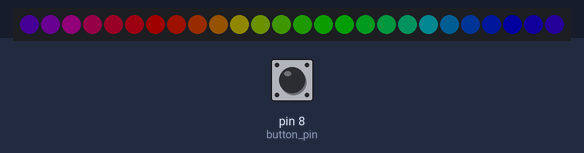
Bench run of a sketch on a simulated Arduino Uno, built with avr-gcc and run on an emulated ATmega328P. Shown: 26 RGB LEDs in strip order, left to right. The inputs (shaded band) are chosen by the test bench; at power-on: pin 8 (button_pin) HIGH. Dim RGB values are drawn brighter than linear; random numbers use the default seed unless the sketch sets one.

Above: at 1.26 s.
1.3 s: pin 8 (button_pin) pulled LOW for 0.15 s
2.0 s: pin 8 (button_pin) pulled LOW for 1 s
At 2.9 s:
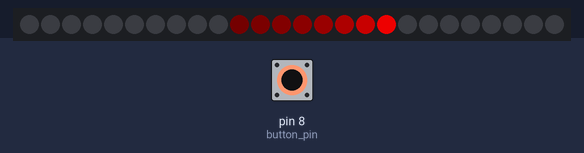
3.6 s: pin 8 (button_pin) pulled LOW for 0.15 s
4.3 s: pin 8 (button_pin) pulled LOW for 3.2 s
At 5.3 s:
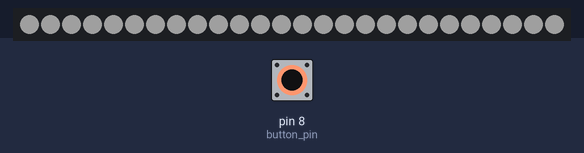
9.0 s: pin 8 (button_pin) pulsed LOW 2 times (0.12 s each, 0.3 s apart)
At 9.3 s:
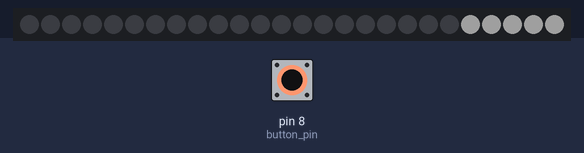
12.6 s: pin 8 (button_pin) pulled LOW for 0.15 s
At 13.6 s:
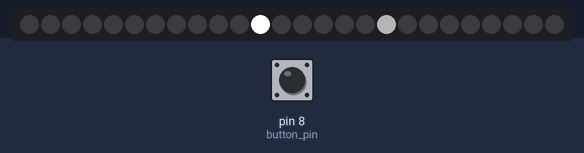

The sketch:

Helmet_Single.ino
```cpp
#include <Adafruit_NeoPixel.h>
#include <Bounce2.h>
#ifdef __AVR__
#include <avr/power.h>
#endif

/*****************/
/* Configuration */
/*****************/

// Pin the mode button is wired to
const uint8_t button_pin = 8;
// Pin LED strip is wired to
const uint8_t strip_pin = 10;
// Number of LEDs in strip
const uint16_t num_leds = 26;

// Pattern types supported:
enum  pattern { NONE, RAINBOW_CYCLE, THEATER_CHASE, COLOR_WIPE, SCANNER, FADE, TWINKLE };
// Patern directions supported:
enum  direction { FORWARD, REVERSE };

// NeoPattern Class - derived from the Adafruit_NeoPixel class
class NeoPatterns : public Adafruit_NeoPixel
{
  public:

    // Member Variables:
    pattern  ActivePattern;  // which pattern is running
    direction Direction;     // direction to run the pattern

    unsigned long Interval;   // milliseconds between updates
    unsigned long lastUpdate; // last update of position

    uint32_t Color1, Color2;  // What colors are in use
    uint16_t TotalSteps;  // total number of steps in the pattern
    uint16_t Index;  // current step within the pattern
    uint8_t Dim; // Amount to dim brightness (bit shift)

    void (*OnComplete)();  // Callback on completion of pattern

    // Constructor - calls base-class constructor to initialize strip
    NeoPatterns(uint16_t pixels, uint8_t pin, uint8_t type)
      : Adafruit_NeoPixel(pixels, pin, type)
    {
      OnComplete = NULL;
    }

    NeoPatterns(uint16_t pixels, uint8_t pin, uint8_t type, void (*callback)())
      : Adafruit_NeoPixel(pixels, pin, type)
    {
      OnComplete = callback;
    }

    // Update the pattern
    void Update()
    {
      if ((millis() - lastUpdate) > Interval) // time to update
      {
        lastUpdate = millis();
        switch (ActivePattern)
        {
          case RAINBOW_CYCLE:
            RainbowCycleUpdate();
            break;
          case THEATER_CHASE:
            TheaterChaseUpdate();
            break;
          case COLOR_WIPE:
            ColorWipeUpdate();
            break;
          case SCANNER:
            ScannerUpdate();
            break;
          case FADE:
            FadeUpdate();
            break;
          case TWINKLE:
            TwinkleUpdate();
            break;
          default:
            break;
        }
      }
    }

    // Increment the Index and reset at the end
    void Increment()
    {
      if (Direction == FORWARD)
      {
        Index++;
        if (Index >= TotalSteps)
        {
          Index = 0;
          if (OnComplete != NULL)
          {
            OnComplete(); // call the comlpetion callback
          }
        }
      }
      else // Direction == REVERSE
      {
        --Index;
        if (Index <= 0)
        {
          Index = TotalSteps - 1;
          if (OnComplete != NULL)
          {
            OnComplete(); // call the comlpetion callback
          }
        }
      }
    }

    // Initialize for a RainbowCycle
    void RainbowCycle(uint8_t interval, uint8_t dim = 0, direction dir = FORWARD)
    {
      ActivePattern = RAINBOW_CYCLE;
      Interval = interval;
      TotalSteps = 255;
      Index = 0;
      Direction = dir;
      Dim = dim;
    }

    // Update the Rainbow Cycle Pattern
    void RainbowCycleUpdate()
    {
      for (int i = 0; i < numPixels(); i++)
      {
        setPixelColor(i, DimColor(Wheel(((i * 256 / numPixels()) + Index) & 255), Dim));
      }
      show();
      Increment();
    }

    // Initialize for a ColorWipe
    void ColorWipe(uint32_t color, uint8_t interval, direction dir = FORWARD)
    {
      ActivePattern = COLOR_WIPE;
      Interval = interval;
      TotalSteps = numPixels();
      Color1 = color;
      Index = 0;
      Direction = dir;
    }

    // Update the Color Wipe Pattern
    void ColorWipeUpdate()
    {
      setPixelColor(Index, Color1);
      show();
      Increment();
    }

    // Initialize for a Theater Chase
    void TheaterChase(uint32_t color1, uint32_t color2, uint8_t interval, direction dir = FORWARD)
    {
      ActivePattern = THEATER_CHASE;
      Interval = interval;
      TotalSteps = numPixels();
      Color1 = color1;
      Color2 = color2;
      Index = 0;
      Direction = dir;
    }

    // Update the Theater Chase Pattern
    void TheaterChaseUpdate()
    {
      for (int i = 0; i < numPixels(); i++)
      {
        if ((i + Index) % 3 == 0)
        {
          setPixelColor(i, Color1);
        }
        else
        {
          setPixelColor(i, Color2);
        }
      }
      show();
      Increment();
    }

    // Initialize for a SCANNNER
    void Scanner(uint32_t color1, uint8_t interval)
    {
      ActivePattern = SCANNER;
      Interval = interval;
      TotalSteps = (numPixels() - 1) * 2;
      Color1 = color1;
      Index = 0;
    }

    // Update the Scanner Pattern
    void ScannerUpdate()
    {
      for (int i = 0; i < numPixels(); i++)
      {
        if (i == Index) // first half of the scan
        {
          Serial.print(i);
          setPixelColor(i, Color1);
        }
        else if (i == TotalSteps - Index) // The return trip.
        {
          Serial.print(i);
          setPixelColor(i, Color1);
        }
        else  // fade to black
        {
          setPixelColor(i, DimColor(getPixelColor(i)));
        }
      }
      show();
      Increment();
    }

    // Initialize for a Fade
    void Fade(uint32_t color1, uint32_t color2, uint16_t steps, uint8_t interval, direction dir = FORWARD)
    {
      ActivePattern = FADE;
      Interval = interval;
      TotalSteps = steps;
      Color1 = color1;
      Color2 = color2;
      Index = 0;
      Direction = dir;
    }

    // Update the Fade Pattern
    void FadeUpdate()
    {
      uint8_t red = ((Red(Color1) * (TotalSteps - Index)) + (Red(Color2) * Index)) / TotalSteps;
      uint8_t green = ((Green(Color1) * (TotalSteps - Index)) + (Green(Color2) * Index)) / TotalSteps;
      uint8_t blue = ((Blue(Color1) * (TotalSteps - Index)) + (Blue(Color2) * Index)) / TotalSteps;
      ColorSet(Color(red, green, blue));
      show();
      Increment();
    }

    void Twinkle(uint32_t color1, uint8_t interval)
    {
      ActivePattern = TWINKLE;
      Interval = interval;
      Color1 = color1;
    }

    void TwinkleUpdate()
    {
      // Fade all pixels
      for (uint8_t i = 0; i < numPixels(); i++) {
        setPixelColor(i, DimColor(getPixelColor(i), 1));
      }
      // Randomly choose if we are going to light a pixel
      uint8_t no_twinkle = random(0, 3);
      if (no_twinkle == 0) {
        // Light a random pixel
        setPixelColor(random(0, numPixels()), Color1);
      }
      show();
    }

    // Returns the Red component of a 32-bit color
    uint8_t Red(uint32_t color)
    {
      return (color >> 16) & 0xFF;
    }

    // Returns the Green component of a 32-bit color
    uint8_t Green(uint32_t color)
    {
      return (color >> 8) & 0xFF;
    }

    // Returns the Blue component of a 32-bit color
    uint8_t Blue(uint32_t color)
    {
      return color & 0xFF;
    }

    // Return color, dimmed by 75% (used by scanner)
    uint32_t DimColor(uint32_t color, uint8_t shift = 1)
    {
      uint32_t dimColor = Color(Red(color) >> shift, Green(color) >> shift, Blue(color) >> shift);
      return dimColor;
    }

    // Input a value 0 to 255 to get a color value.
    // The colours are a transition r - g - b - back to r.
    uint32_t Wheel(byte WheelPos)
    {
      WheelPos = 255 - WheelPos;
      if (WheelPos < 85)
      {
        return Color(255 - WheelPos * 3, 0, WheelPos * 3);
      }
      else if (WheelPos < 170)
      {
        WheelPos -= 85;
        return Color(0, WheelPos * 3, 255 - WheelPos * 3);
      }
      else
      {
        WheelPos -= 170;
        return Color(WheelPos * 3, 255 - WheelPos * 3, 0);
      }
    }

    // Reverse direction of the pattern
    void Reverse()
    {
      if (Direction == FORWARD)
      {
        Direction = REVERSE;
        Index = TotalSteps - 1;
      }
      else
      {
        Direction = FORWARD;
        Index = 0;
      }
    }

    // Set all pixels to a color (synchronously)
    void ColorSet(uint32_t color)
    {
      for (int i = 0; i < numPixels(); i++)
      {
        setPixelColor(i, color);
      }
      show();
    }
};

/**
 * Definitions of all the patterns the helmet runs.
 */
class Modes {
  public:
    /**
     * Turn everything off.
     *
     * @param strip Strip to run pattern on.
     */
    static void off(NeoPatterns& strip) {
      strip.ColorWipe(strip.Color(0, 0, 0), 5);
    }
    /**
     * Rainbow cycle.
     *
     * @param strip Strip to run pattern on.
     */
    static void rainbow(NeoPatterns& strip) {
      strip.RainbowCycle(5, 3);
    }
    /**
     * White flashlight (1/3 brightness).
     *
     * @param strip Strip to run pattern on.
     */
    static void flashlight(NeoPatterns& strip) {
      strip.ColorWipe(strip.DimColor(strip.Color(255, 255, 255), 3), 10);
    }
    /**
     * White theater chase.
     */
    static void theaterChase(NeoPatterns& strip) {
      strip.TheaterChase(strip.Color(255, 255, 255), strip.Color(0, 0, 0), 80);
    }
    /**
     * Red scanner, like Kitt in Knight Rider.
     */
    static void knightRider(NeoPatterns& strip) {
      strip.Scanner(strip.Color(200, 0, 0), 50);
    }
    /**
     * Red and blue blinky lights.
     *
     * @param strip Strip to run pattern on.
     */
    static void police(NeoPatterns& strip) {
      strip.TheaterChase(strip.Color(255, 0, 0), strip.Color(0, 0, 255), 100);
    }
    /**
     * Twinkle random lights.
     *
     * @param strip Strip to run pattern on.
     */
    static void twinkle(NeoPatterns& strip) {
      strip.Twinkle(strip.Color(255, 255, 255), 80);
    }
};

/****************/
/* Global State */
/****************/

// Current drawing mode
uint8_t current_mode = 1;

NeoPatterns strip = NeoPatterns(num_leds, strip_pin, NEO_GRB + NEO_KHZ800);

Bounce mode_button = Bounce();

void setup() {
  // Init button
  pinMode(button_pin, INPUT_PULLUP);
  mode_button.attach(button_pin);
  mode_button.interval(10);

  // Init LED strip
  strip.begin();
  draw();
}

void loop() {

  // Button
  if (mode_button.update()) {
    if (mode_button.fell()) {
      current_mode++;
    }
    draw();
  }

  // LED Strip
  strip.Update();
}

void draw() {
  switch (current_mode) {
    case 1: Modes::rainbow(strip);
      break;
    case 2: Modes::twinkle(strip);
      break;
    case 3: Modes::knightRider(strip);
      break;
    case 4: Modes::theaterChase(strip);
      break;
    case 5: Modes::flashlight(strip);
      break;
    default: Modes::off(strip);
      current_mode = 0;
      break;
  }
}
```

Measured:
- after the input at 9.0 s, the LEDs: first change at once (image 3 shows a later state)
